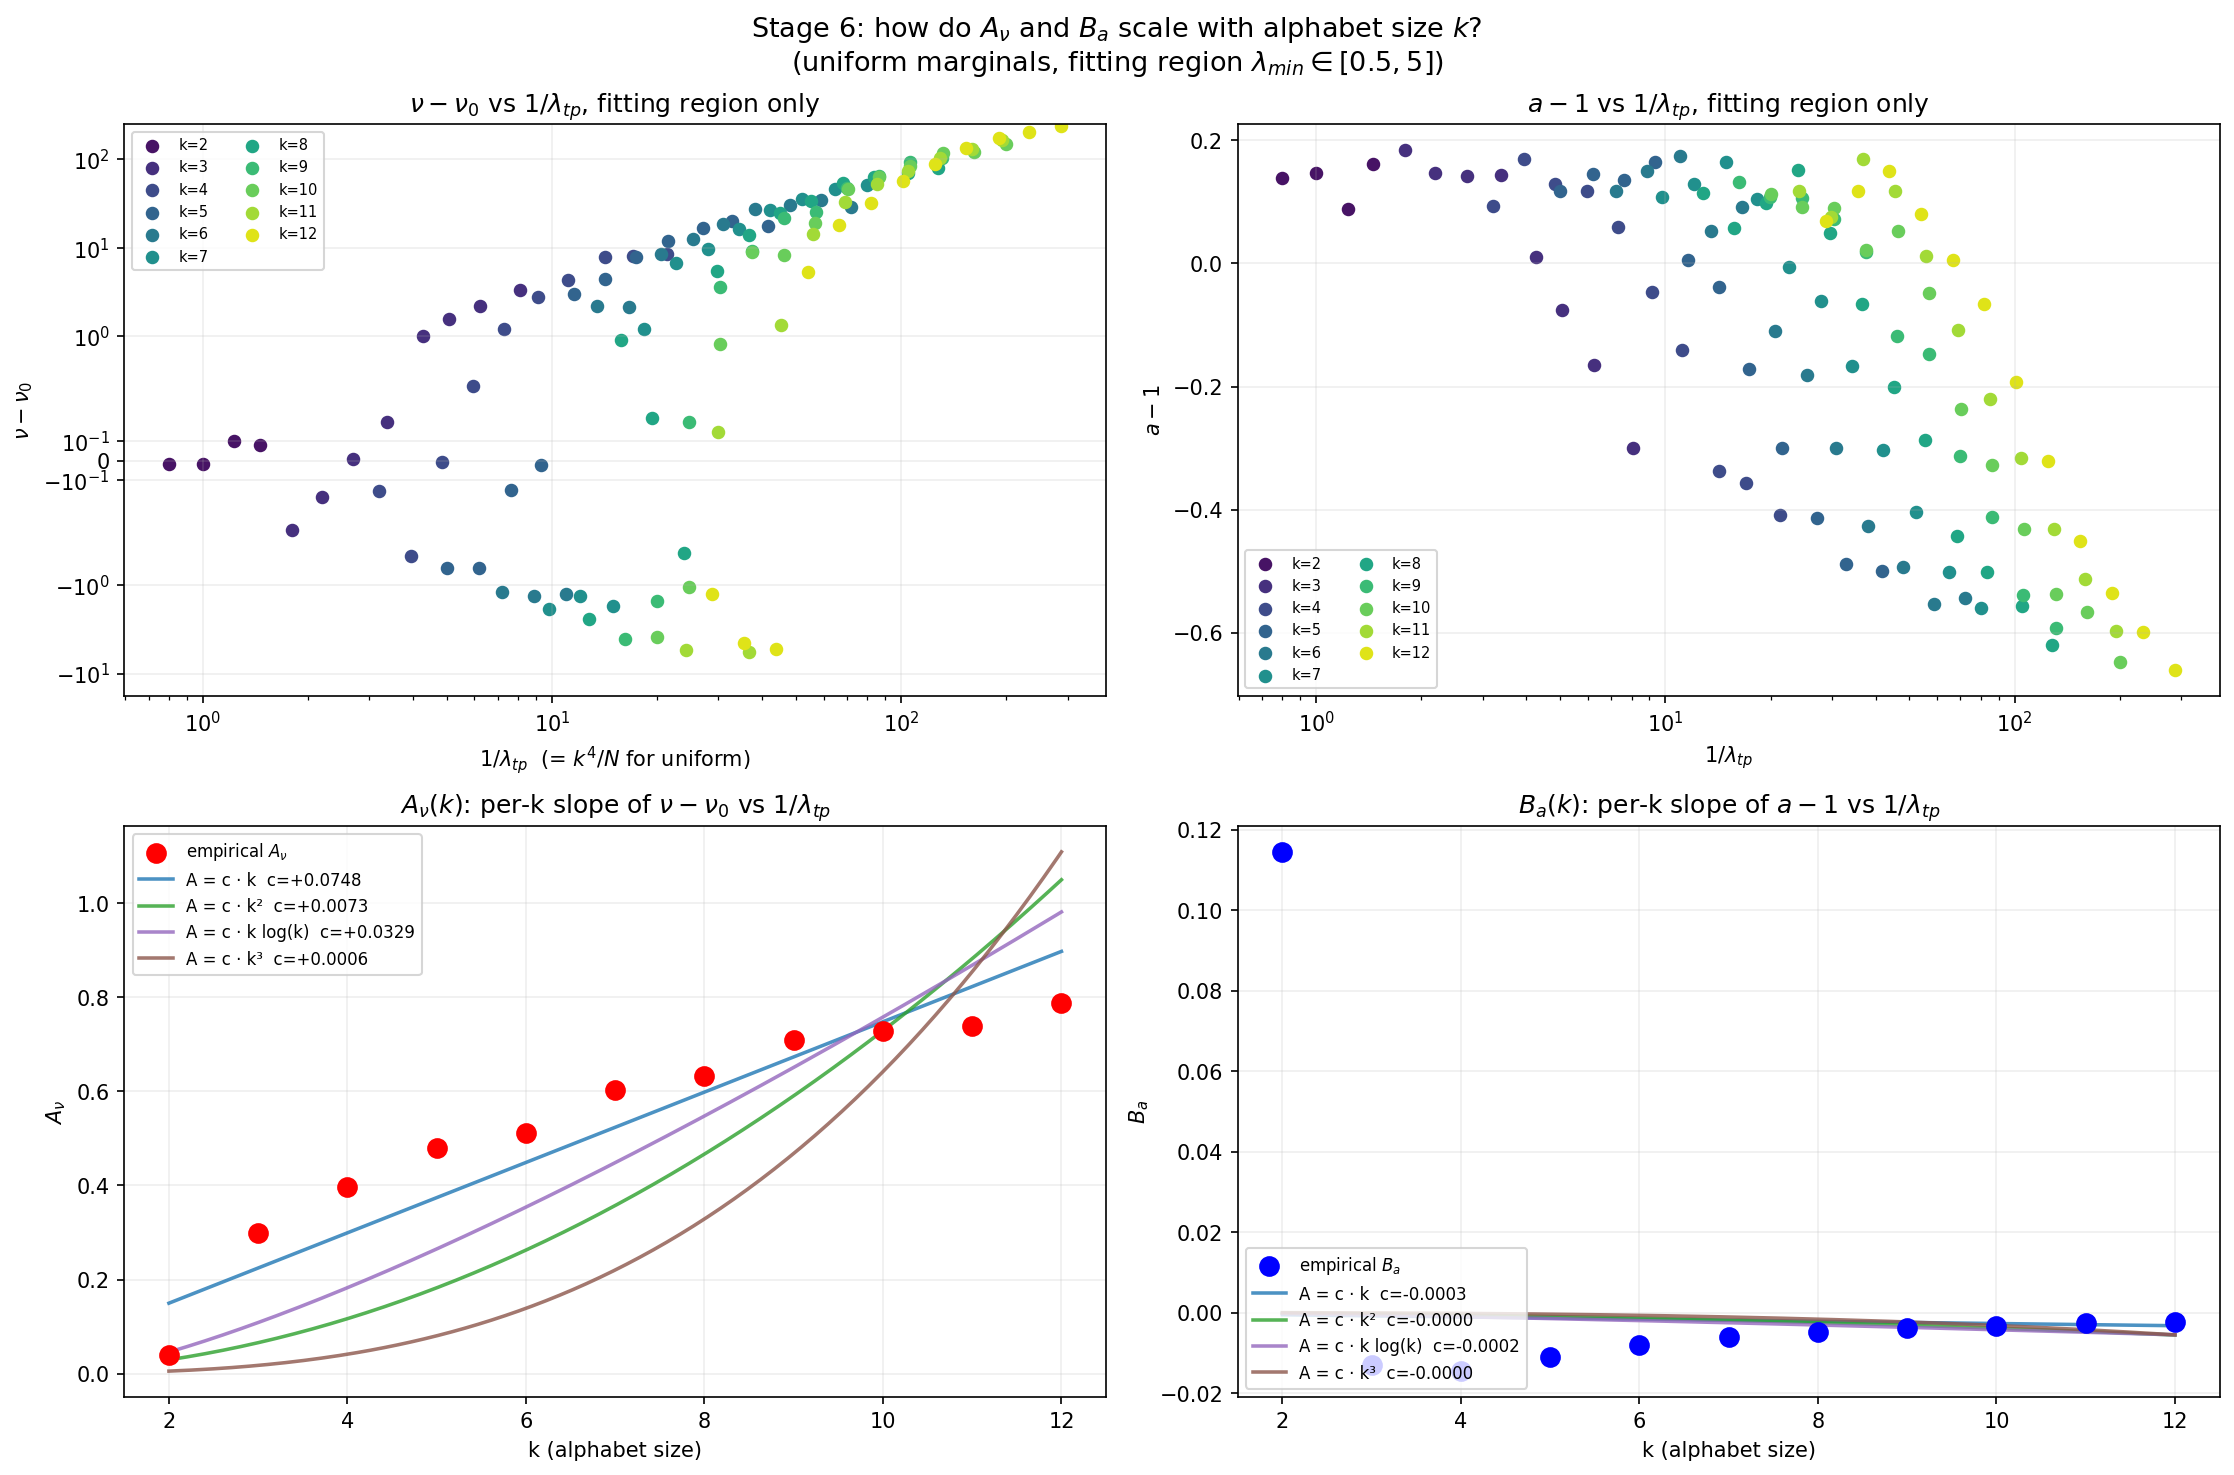

Generate this figure with Python:
"""
Stage 6: Does A_k (the slope of ν − ν₀ vs 1/λ_tp) follow a clean function of k?

Setup:
  - Uniform marginals p_X = p_Y = (1/k, ..., 1/k) at each k ∈ {2, ..., 12}.
  - Bootstrap T = 2N·MI under H₀ at a range of N.
  - λ_min = N · min(π) · min(π) = N / k²  (rarest cell expected count).
  - λ_tp  = N / Σ(1/π_xy) = N / k⁴  (Treves-Panzeri scaling parameter).
  - Per k: fit  ν − ν₀ = A_ν / λ_tp  and  a − 1 = B_a / λ_tp  on λ_min ∈ [0.5, 5].
  - Test candidate functional forms for A_k vs k: linear, power, log, etc.
"""

import os
import numpy as np
import pandas as pd
from scipy import optimize
import matplotlib.pyplot as plt
import matplotlib.cm as cm

from jpype import startJVM, getDefaultJVMPath, JPackage, JArray, JInt, isJVMStarted

JIDT_JAR = os.environ.get(
    "JIDT_JAR",
    "/Users/danielzhao/MyMac/Masters Degree/CSYS5030/JIDT/jidt/infodynamics.jar",
)
if not os.path.exists(JIDT_JAR):
    raise FileNotFoundError(f"JIDT jar not found at {JIDT_JAR}.")
if not isJVMStarted():
    startJVM(getDefaultJVMPath(), "-ea", f"-Djava.class.path={JIDT_JAR}")

MICalcDiscrete = JPackage("infodynamics.measures.discrete").MutualInformationCalculatorDiscrete

OUT = os.path.dirname(os.path.abspath(__file__))
K_BOOTSTRAP = 3_000
LAM_LO, LAM_HI = 0.5, 5.0


# ── Bootstrap (uniform marginals: rng.integers is faster than rng.choice) ─────

def bootstrap_moments_uniform(k, N, K, rng):
    calc = MICalcDiscrete(k)
    T = np.empty(K)
    for s in range(K):
        x = rng.integers(0, k, size=N)
        y = rng.integers(0, k, size=N)
        calc.initialise()
        calc.addObservations(JArray(JInt)(x.tolist()), JArray(JInt)(y.tolist()))
        mi_bits = float(calc.computeAverageLocalOfObservations())
        T[s] = 2 * N * mi_bits * np.log(2)
    return float(T.mean()), float(T.var(ddof=1))


# ── Data generation ───────────────────────────────────────────────────────────

def generate_data(k_values, K, rng):
    rows = []
    # For each k, sweep λ_min over [0.1, 30] with extra density in [0.5, 5]
    lam_targets = np.unique(np.round(np.concatenate([
        np.logspace(np.log10(0.1), np.log10(0.5),  4),
        np.logspace(np.log10(0.5), np.log10(5.0), 12),
        np.logspace(np.log10(5.0), np.log10(30.0), 4),
    ]), 3))
    for k in k_values:
        nu0 = (k - 1) ** 2
        Ns = sorted(set(int(round(L * k * k)) for L in lam_targets if L * k * k >= 10))
        for N in Ns:
            lam_min = N / k**2
            lam_tp  = N / k**4
            print(f"  k={k:2d}  N={N:6d}  λ_min={lam_min:6.3f}  λ_tp={lam_tp:.5g}",
                  flush=True)
            mu, sigma2 = bootstrap_moments_uniform(k, N, K, rng)
            nu = 2 * mu**2 / sigma2 if sigma2 > 0 else np.nan
            a  = sigma2 / (2 * mu)  if mu > 0     else np.nan
            rows.append(dict(k=k, nu0=nu0, N=N,
                             lam_min=lam_min, lam_tp=lam_tp,
                             mu=mu, sigma2=sigma2,
                             nu=nu, a=a))
    return pd.DataFrame(rows)


# ── Per-k fit: ν − ν₀ = A/λ_tp  (linear through origin) ───────────────────────

def fit_per_k(df):
    rows = []
    for k in sorted(df["k"].unique()):
        d = df[(df["k"] == k) & (df["lam_min"] >= LAM_LO) & (df["lam_min"] <= LAM_HI)]
        if len(d) < 3:
            continue
        nu0 = (k - 1) ** 2
        x   = 1.0 / d["lam_tp"].values
        y_nu = d["nu"].values - nu0
        y_a  = d["a"].values - 1.0

        A_nu = float((x * y_nu).sum() / (x * x).sum())
        A_a  = float((x * y_a ).sum() / (x * x).sum())

        r2_nu = 1 - ((y_nu - A_nu * x) ** 2).sum() / ((y_nu - y_nu.mean()) ** 2).sum()
        r2_a  = 1 - ((y_a  - A_a  * x) ** 2).sum() / ((y_a  - y_a.mean())  ** 2).sum()

        rows.append(dict(k=k, n=len(d), nu0=nu0, A_nu=A_nu, A_a=A_a,
                         r2_nu=r2_nu, r2_a=r2_a))
    return pd.DataFrame(rows)


# ── Functional-form search for A_k vs k ───────────────────────────────────────

CANDIDATES = {
    "A = c · 1":            lambda kv, c: c * np.ones_like(kv, dtype=float),
    "A = c · k":            lambda kv, c: c * kv,
    "A = c · (k − 1)":      lambda kv, c: c * (kv - 1),
    "A = c · k²":           lambda kv, c: c * kv**2,
    "A = c · (k − 1)²":     lambda kv, c: c * (kv - 1)**2,
    "A = c · log(k)":       lambda kv, c: c * np.log(kv),
    "A = c · k log(k)":     lambda kv, c: c * kv * np.log(kv),
    "A = c · k³":           lambda kv, c: c * kv**3,
    "A = c · (k − 1) k":    lambda kv, c: c * (kv - 1) * kv,
}


def fit_A_vs_k(fits, label):
    k     = fits["k"].values
    A_nu  = fits["A_nu"].values
    A_a   = fits["A_a"].values

    def r2(y, yhat): return 1 - np.sum((y - yhat) ** 2) / np.sum((y - y.mean()) ** 2)

    print(f"\n=== Functional form for {label} vs k ===")
    print(f"{'Model':<24} {'coef (A_ν)':>12} {'R²(A_ν)':>9}  "
          f"{'coef (A_a)':>12} {'R²(A_a)':>9}")
    print("-" * 80)
    for name, func in CANDIDATES.items():
        try:
            (c_nu,), _ = optimize.curve_fit(func, k.astype(float), A_nu, p0=[0.1])
            (c_a, ), _ = optimize.curve_fit(func, k.astype(float), A_a,  p0=[-0.1])
            r2_nu = r2(A_nu, func(k.astype(float), c_nu))
            r2_a  = r2(A_a,  func(k.astype(float), c_a))
            print(f"{name:<24} {c_nu:>+12.4f} {r2_nu:>9.4f}  "
                  f"{c_a:>+12.4f} {r2_a:>9.4f}")
        except Exception:
            print(f"{name:<24} fit failed")


# ── Plot ──────────────────────────────────────────────────────────────────────

def plot_results(df, fits):
    fig, axes = plt.subplots(2, 2, figsize=(15, 10))
    k_vals = sorted(df["k"].unique())
    colors = cm.viridis(np.linspace(0.05, 0.95, len(k_vals)))

    # Panel 1: (ν - ν₀) vs 1/λ_tp, coloured by k
    ax = axes[0][0]
    for k_val, col in zip(k_vals, colors):
        d = df[(df["k"] == k_val) & (df["lam_min"] >= LAM_LO) & (df["lam_min"] <= LAM_HI)]
        if len(d) == 0: continue
        nu0 = (k_val - 1) ** 2
        x = 1.0 / d["lam_tp"]
        ax.scatter(x, d["nu"] - nu0, color=col, s=30, label=f"k={k_val}")
    ax.set_xlabel(r"$1 / \lambda_{tp}$  (= $k^4 / N$ for uniform)")
    ax.set_ylabel(r"$\nu - \nu_0$")
    ax.set_title(r"$\nu - \nu_0$ vs $1/\lambda_{tp}$, fitting region only")
    ax.set_xscale("log"); ax.set_yscale("symlog", linthresh=0.5)
    ax.grid(True, alpha=0.2); ax.legend(fontsize=7, ncol=2, loc="upper left")

    # Panel 2: (a - 1) vs 1/λ_tp
    ax = axes[0][1]
    for k_val, col in zip(k_vals, colors):
        d = df[(df["k"] == k_val) & (df["lam_min"] >= LAM_LO) & (df["lam_min"] <= LAM_HI)]
        if len(d) == 0: continue
        x = 1.0 / d["lam_tp"]
        ax.scatter(x, d["a"] - 1, color=col, s=30, label=f"k={k_val}")
    ax.set_xlabel(r"$1 / \lambda_{tp}$")
    ax.set_ylabel(r"$a - 1$")
    ax.set_title(r"$a - 1$ vs $1/\lambda_{tp}$, fitting region only")
    ax.set_xscale("log")
    ax.grid(True, alpha=0.2); ax.legend(fontsize=7, ncol=2, loc="lower left")

    # Panel 3: A_ν vs k  with best 3 candidate fits overlaid
    ax = axes[1][0]
    k = fits["k"].values.astype(float)
    A_nu = fits["A_nu"].values
    ax.scatter(k, A_nu, color="red", s=80, zorder=5, label="empirical $A_\\nu$")
    kk = np.linspace(k.min(), k.max(), 200)
    candidates_to_plot = ["A = c · k", "A = c · k²", "A = c · k log(k)", "A = c · k³"]
    overlay_colors = ["#1f77b4", "#2ca02c", "#9467bd", "#8c564b"]
    for name, col in zip(candidates_to_plot, overlay_colors):
        func = CANDIDATES[name]
        try:
            (c,), _ = optimize.curve_fit(func, k, A_nu, p0=[0.1])
            ax.plot(kk, func(kk, c), color=col, linewidth=1.7, alpha=0.8,
                    label=f"{name}  c={c:+.4f}")
        except Exception:
            pass
    ax.set_xlabel("k (alphabet size)")
    ax.set_ylabel(r"$A_\nu$")
    ax.set_title(r"$A_\nu(k)$: per-k slope of $\nu - \nu_0$ vs $1/\lambda_{tp}$")
    ax.grid(True, alpha=0.2); ax.legend(fontsize=8, loc="upper left")

    # Panel 4: A_a (= B_a) vs k
    ax = axes[1][1]
    A_a = fits["A_a"].values
    ax.scatter(k, A_a, color="blue", s=80, zorder=5, label="empirical $B_a$")
    for name, col in zip(candidates_to_plot, overlay_colors):
        func = CANDIDATES[name]
        try:
            (c,), _ = optimize.curve_fit(func, k, A_a, p0=[-0.1])
            ax.plot(kk, func(kk, c), color=col, linewidth=1.7, alpha=0.8,
                    label=f"{name}  c={c:+.4f}")
        except Exception:
            pass
    ax.set_xlabel("k (alphabet size)")
    ax.set_ylabel(r"$B_a$")
    ax.set_title(r"$B_a(k)$: per-k slope of $a - 1$ vs $1/\lambda_{tp}$")
    ax.grid(True, alpha=0.2); ax.legend(fontsize=8, loc="lower left")

    fig.suptitle(
        r"Stage 6: how do $A_\nu$ and $B_a$ scale with alphabet size $k$?"
        "\n(uniform marginals, fitting region $\\lambda_{min} \\in [0.5, 5]$)",
        fontsize=13
    )
    plt.tight_layout()
    out = os.path.join(OUT, "alphabet_scaling.png")
    plt.savefig(out, dpi=150, bbox_inches="tight")
    print(f"\nSaved: {out}")
    plt.close(fig)


# ── Main ──────────────────────────────────────────────────────────────────────

def main():
    rng = np.random.default_rng(42)
    k_values = list(range(2, 13))

    print(f"Bootstrap K={K_BOOTSTRAP} per config, k ∈ {k_values}")
    df = generate_data(k_values, K_BOOTSTRAP, rng)
    df.to_csv(os.path.join(OUT, "alphabet_scaling_data.csv"), index=False)
    print(f"\nGenerated {len(df)} data points.")

    fits = fit_per_k(df)
    fits.to_csv(os.path.join(OUT, "alphabet_scaling_fits.csv"), index=False)
    print("\n=== Per-k fits (ν − ν₀ = A_ν/λ_tp, a − 1 = B_a/λ_tp) ===")
    print(fits.to_string(index=False))

    fit_A_vs_k(fits, "A_ν / B_a")
    plot_results(df, fits)


if __name__ == "__main__":
    main()
